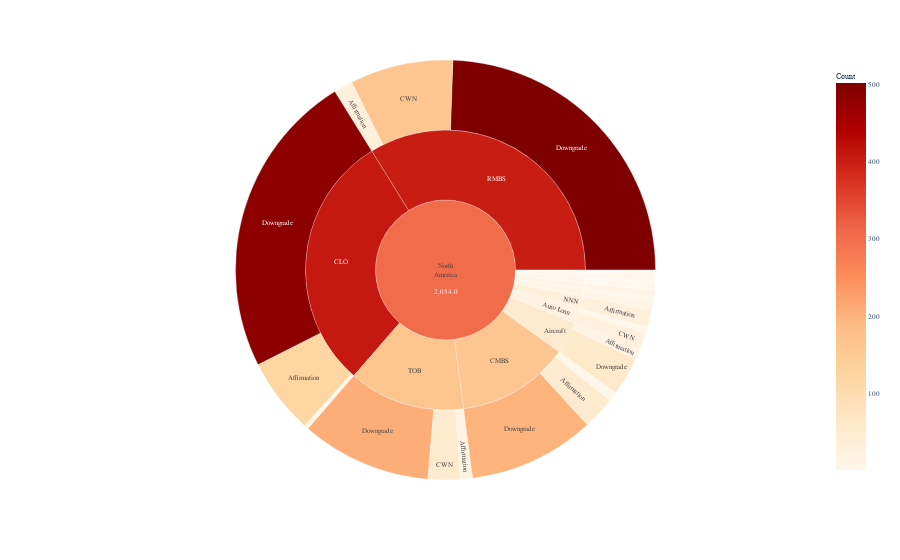

Notebook code for this chart:
### Code cell
fig1=px.sunburst(df_US2,path=['Region','Asset Class','Rating Type'],values='Count' ,#,
                color = 'Count',
                color_continuous_scale='OrRd',
                # color_continuous_midpoint=sum(df_US['Count']/2),
                 branchvalues = 'total'
                )
fig1.update_traces(marker=dict(line=dict( width=.25)))
fig1.update_layout(
    uniformtext_minsize=7,uniformtext_mode='hide',
                   font=dict(
        family="Arial black",
        size=7 #,dict(colors=colors, line=dict(color='#000000', width=2)),
       # color="#712300"
         ),
        annotations=[dict(text="{:,}".format(sum(df_US['Count'])),
                          #complicated line of code - this formats the number to have commas, so 1,000 vs 1000
                          #then sums the count column to give an accurate count
                          showarrow=False,
                          x=.5,y=.45,
                          font=dict(color="white",family="Arial Black",size=7))])

#fig1.update_traces(textposition='outside')
#fig1.layout.update(showlegend=False)
fig1.show()

### Figure 1 — Plotly figure (JSON) as saved in the notebook; plotly's stock layout.template omitted (floating-point values rounded to 4 significant figures)
{"data": [{"branchvalues": "total", "customdata": [[2], [13], [3], [16], [1], [120], [52], [29], [30], [19], [4], [27], [7], [163], [51], [1], [6], [4], [61], [8], [485], [200], [502], [12], [2], [206], [6], [2], [8], [2], [5], [7], [1.667], [10.79], [3.462], [51.65], [22.06], [408.0], [160.4], [29], [402.1], [10.57], [2], [5], [164.5], [6], [303.5]], "domain": {"x": [0, 1], "y": [0, 1]}, "hovertemplate": "labels=%{label}<br>Count_sum=%{value}<br>parent=%{parent}<br>id=%{id}<br>Count=%{color}<extra></extra>", "ids": ["North<br>America/ABS auto lease/Affirmation", "North<br>America/ABS dealer floorplan/Affirmation", "North<br>America/ABS whole business/Affirmation", "North<br>America/Aircraft/Affirmation", "North<br>America/Auto Loan/Affirmation", "North<br>America/CLO/Affirmation", "North<br>America/CMBS/Affirmation", "North<br>America/NNN/Affirmation", "North<br>America/RMBS/Affirmation", "North<br>America/TOB/Affirmation", "North<br>America/ABS whole business/CWN", "North<br>America/Auto Loan/CWN", "North<br>America/CLO/CWN", "North<br>America/RMBS/CWN", "North<br>America/TOB/CWN", "North<br>America/ABS auto lease/Downgrade", "North<br>America/ABS dealer floorplan/Downgrade", "North<br>America/ABS whole business/Downgrade", "North<br>America/Aircraft/Downgrade", "North<br>America/Auto Loan/Downgrade", "North<br>America/CLO/Downgrade", "North<br>America/CMBS/Downgrade", "North<br>America/RMBS/Downgrade", "North<br>America/Repack/Downgrade", "North<br>America/Small Business/Downgrade", "North<br>America/TOB/Downgrade", "North<br>America/VRDO/Downgrade", "North<br>America/ABS whole business/Downgrade + CWN", "North<br>America/CMBS/Downgrade + CWN", "North<br>America/Repack/Downgrade + CWN", "North<br>America/Student Loan ABS/Downgrade + CWN", "North<br>America/CMBS/Withdrawal", "North<br>America/ABS auto lease", "North<br>America/ABS dealer floorplan", "North<br>America/ABS whole business", "North<br>America/Aircraft", "North<br>America/Auto Loan", "North<br>America/CLO", "North<br>America/CMBS", "North<br>America/NNN", "North<br>America/RMBS", "North<br>America/Repack", "North<br>America/Small Business", "North<br>America/Student Loan ABS", "North<br>America/TOB", "North<br>America/VRDO", "North<br>America"], "labels": ["Affirmation", "Affirmation", "Affirmation", "Affirmation", "Affirmation", "Affirmation", "Affirmation", "Affirmation", "Affirmation", "Affirmation", "CWN", "CWN", "CWN", "CWN", "CWN", "Downgrade", "Downgrade", "Downgrade", "Downgrade", "Downgrade", "Downgrade", "Downgrade", "Downgrade", "Downgrade", "Downgrade", "Downgrade", "Downgrade", "Downgrade + CWN", "Downgrade + CWN", "Downgrade + CWN", "Downgrade + CWN", "Withdrawal", "ABS auto lease", "ABS dealer floorplan", "ABS whole business", "Aircraft", "Auto Loan", "CLO", "CMBS", "NNN", "RMBS", "Repack", "Small Business", "Student Loan ABS", "TOB", "VRDO", "North<br>America"], "marker": {"coloraxis": "coloraxis", "colors": [2, 13, 3, 16, 1, 120, 52, 29, 30, 19, 4, 27, 7, 163, 51, 1, 6, 4, 61, 8, 485, 200, 502, 12, 2, 206, 6, 2, 8, 2, 5, 7, 1.667, 10.79, 3.462, 51.65, 22.06, 408.0, 160.4, 29, 402.1, 10.57, 2, 5, 164.5, 6, 303.5], "line": {"width": 0.25}}, "name": "", "parents": ["North<br>America/ABS auto lease", "North<br>America/ABS dealer floorplan", "North<br>America/ABS whole business", "North<br>America/Aircraft", "North<br>America/Auto Loan", "North<br>America/CLO", "North<br>America/CMBS", "North<br>America/NNN", "North<br>America/RMBS", "North<br>America/TOB", "North<br>America/ABS whole business", "North<br>America/Auto Loan", "North<br>America/CLO", "North<br>America/RMBS", "North<br>America/TOB", "North<br>America/ABS auto lease", "North<br>America/ABS dealer floorplan", "North<br>America/ABS whole business", "North<br>America/Aircraft", "North<br>America/Auto Loan", "North<br>America/CLO", "North<br>America/CMBS", "North<br>America/RMBS", "North<br>America/Repack", "North<br>America/Small Business", "North<br>America/TOB", "North<br>America/VRDO", "North<br>America/ABS whole business", "North<br>America/CMBS", "North<br>America/Repack", "North<br>America/Student Loan ABS", "North<br>America/CMBS", "North<br>America", "North<br>America", "North<br>America", "North<br>America", "North<br>America", "North<br>America", "North<br>America", "North<br>America", "North<br>America", "North<br>America", "North<br>America", "North<br>America", "North<br>America", "North<br>America", ""], "type": "sunburst", "values": [2, 13, 3, 16, 1, 120, 52, 29, 30, 19, 4, 27, 7, 163, 51, 1, 6, 4, 61, 8, 485, 200, 502, 12, 2, 206, 6, 2, 8, 2, 5, 7, 3, 19, 13, 77, 36, 612, 267, 29, 695, 14, 2, 5, 276, 6, 2054]}], "layout": {"annotations": [{"font": {"color": "white", "family": "Arial Black", "size": 7}, "showarrow": false, "text": "2,054.0", "x": 0.5, "y": 0.45}], "coloraxis": {"colorbar": {"title": {"text": "Count"}}, "colorscale": [[0, "rgb(255,247,236)"], [0.125, "rgb(254,232,200)"], [0.25, "rgb(253,212,158)"], [0.375, "rgb(253,187,132)"], [0.5, "rgb(252,141,89)"], [0.625, "rgb(239,101,72)"], [0.75, "rgb(215,48,31)"], [0.875, "rgb(179,0,0)"], [1, "rgb(127,0,0)"]]}, "font": {"family": "Arial black", "size": 7}, "legend": {"tracegroupgap": 0}, "margin": {"t": 60}, "uniformtext": {"minsize": 7, "mode": "hide"}}}
